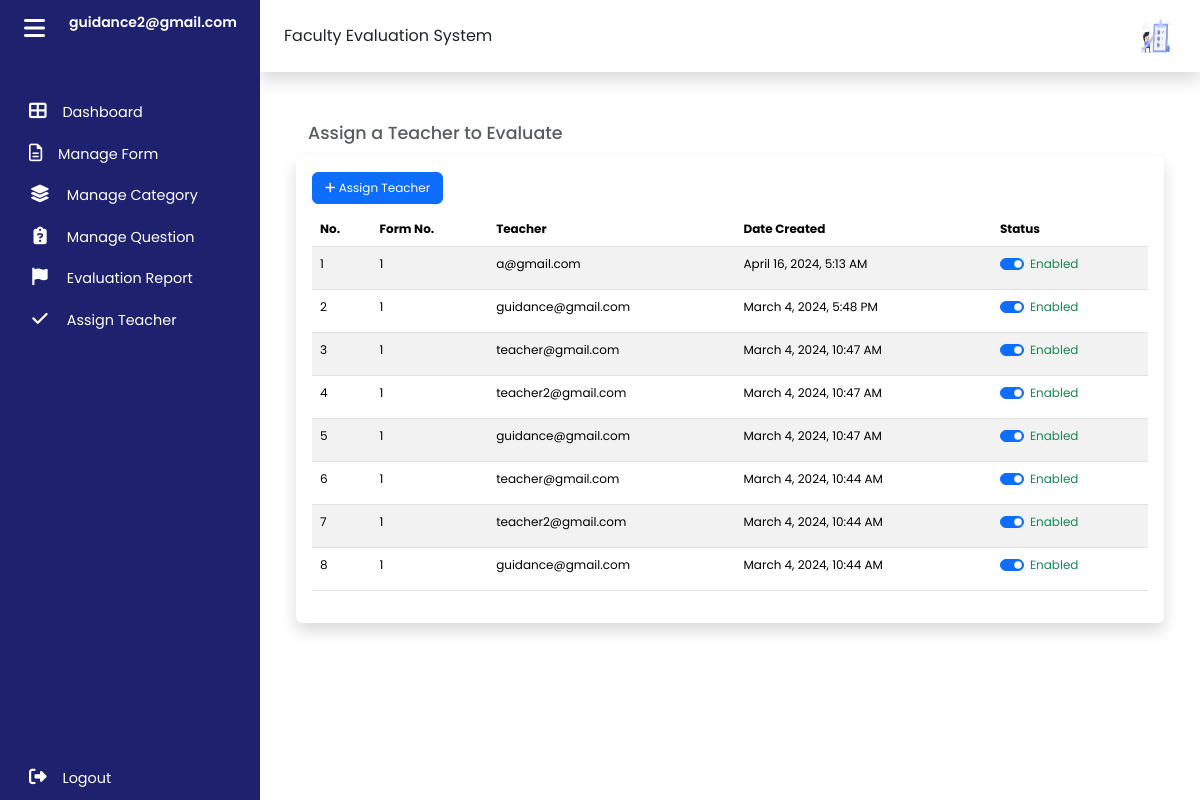
The app's page /guidance/assign.php (signed in) with its own data.
### tables this page shows
CREATE TABLE `user` (
  `id` int(11) NOT NULL,
  `user-id` varchar(50) NOT NULL,
  `firstname` varchar(50) NOT NULL,
  `lastname` varchar(50) NOT NULL,
  `email` varchar(50) NOT NULL,
  `password` varchar(20) NOT NULL,
  `created_by` int(11) NOT NULL,
  `type` varchar(15) NOT NULL,
  `department` int(11) NOT NULL,
  `date_created` date DEFAULT current_timestamp(),
  `date_updated` date DEFAULT NULL
);

CREATE TABLE `tbl_assign` (
  `id` int(11) NOT NULL,
  `instructor_id` int(11) NOT NULL,
  `evaluation_form_id` int(11) NOT NULL,
  `user_id` int(11) NOT NULL,
  `is_active` int(11) NOT NULL DEFAULT 1,
  `date_created` timestamp NULL DEFAULT NULL,
  `date_updated` timestamp NULL DEFAULT NULL
);

CREATE TABLE `tbl_evaluation_form` (
  `id` int(11) NOT NULL,
  `category_id` int(11) NOT NULL,
  `form_no` varchar(50) NOT NULL,
  `form_description` varchar(255) NOT NULL,
  `user_id` int(11) NOT NULL,
  `is_active` int(11) NOT NULL DEFAULT 1,
  `created_at` timestamp NOT NULL DEFAULT current_timestamp(),
  `updated_at` timestamp NULL DEFAULT NULL
);

### guidance/assign.php (the view, shortened to what this page needs)
<?php
    include "../connect.php";
?>
<!DOCTYPE html>
<html lang="en">
<head>
    <link href="https://cdn.jsdelivr.net/npm/bootstrap@5.3.2/dist/css/bootstrap.min.css" rel="stylesheet"
>
    <link rel="stylesheet" type="text/css" href="https://cdn.datatables.net/1.11.5/css/dataTables.bootstrap5.min.css">
    <link rel="stylesheet" href="../admin/css/dashboard.css">
    <link rel="stylesheet" href="https://cdn.datatables.net/2.0.1/css/dataTables.bootstrap5.css">
    <link rel="stylesheet" href="https://cdn.datatables.net/2.0.1/css/dataTables.bootstrap5.min.css">
</head>
<body>
    <div class="wrapper">
    <aside id="sidebar"  class="expand">
            <div class="d-flex">
                <button class="toggle-btn" type="button">
                    <i class="fa-solid fa-bars"></i>
                </button>
                <div class="sidebar-logo">
                    <a href="#">
                        <?php
                        $userId = $_SESSION['user_id'];
                        $userId = mysqli_real_escape_string($con, $userId);
                        $sql = "SELECT email FROM user WHERE id = '$userId'";
                        if ($result = mysqli_query($con, $sql)) {
                            if (mysqli_num_rows($result) > 0) {
                                $row = mysqli_fetch_assoc($result);
                                $userEmail = $row['email'];
                                echo "<p style='font-size:14px;'>$userEmail</p>";
                            } else {
                                echo "User not found";
                            }
                        } else {
                            echo "Error: " . mysqli_error($con);
                        }
                        ?>
                    </a>
                </div>
            </div>
            <ul class="sidebar-nav">
                <li class="sidebar-item ">
                    <a href="dashboard.php" class="sidebar-link">
                        <i class="fa-solid fa-table-cells-large"></i>
                        <span>Dashboard</span>
                    </a>
                </li>
                <li class="sidebar-item">
                    <a href="form.php" class="sidebar-link">
                        <i class="fa-regular fa-file-lines"></i>
                        <span>Manage Form</span>
                    </a>
                </li>
                <li class="sidebar-item">
                    <a href="category.php" class="sidebar-link">
                        <i class="fa-solid fa-layer-group fa-fw"></i>
                        <span>Manage Category</span>
                    </a>
                </li>
                <li class="sidebar-item">
                    <a href="question.php" class="sidebar-link">
                        <i class="fa-solid fa-clipboard-question fa-fw"></i>
                        <span>Manage Question</span>
                    </a>
                </li>
                <li class="sidebar-item">
                    <a href="report.php" class="sidebar-link">
                        <i class="fa-solid fa-flag fa-fw"></i>
                        <span>Evaluation Report</span>
                    </a>
                </li>
                <li class="sidebar-item">
                    <a href="assign.php" class="sidebar-link">
                        <i class="fa-solid fa-check fa-fw"></i>
                        <span>Assign Teacher</span>
                    </a>
                </li>
            </ul>
            <div class="sidebar-footer">
                <a href="../logout.php" class="sidebar-link">
                <i class="fas fa-sign-out-alt"></i>
                    <span>Logout</span>
                </a>
            </div>
        </aside>
        <div class="main">
            <nav class="navbar navbar-expand px-4 py-3 shadow p-3 mb-5 bg-body roundedsticky-top">
                <div class="navbar-collapse">
                    <label for="">Faculty Evaluation System</label>
                </div>
                <div class="navbar-collapse collapse">
                    <ul class="navbar-nav ms-auto">
                        <li class="nav-item dropdown">
                            <a href="#" data-bs-toggle="dropdown" class="nav-icon pe-md-0">
                                <img src="../img/cartoon-man-leaving-review.jpg" class="avatar img-fluid" alt="">
                            </a>
                        </li>
                    </ul>
                </div>
            </nav>
                <h5>
                <small class="text-muted p-5">Assign a Teacher to Evaluate</small>
                </h5>
                <div id="page-content" class="col-md-12 px-5 py-1">
    <div class="row">
        <div class="shadow p-3 mb-5 bg-body rounded">
        <button type="button" class="btn btn-primary mx-auto" style="font-size: 12px !important;" data-bs-toggle="modal" data-bs-target="#staticBackdrop">
    <i class="fa-solid fa-plus"></i> Assign Teacher
</button>
<div class="table-responsive">
    <table id="example" class="table table-striped" style="width:100%; font-size: 12px !important;">
        <thead>
            <tr>
                <th>No.</th>
                <th>Form No.</th>
                <th>Teacher</th>
                <th>Date Created</th>
                 <th>Status</th>
            </tr>
        </thead>
        <tbody>
            <?php
            $sqlquery = mysqli_query($con, "SELECT * FROM tbl_assign ORDER BY id DESC;");
            $i = 1;
            while ($rows = mysqli_fetch_array($sqlquery)) {
            ?>
            <tr>
                <td><?php echo $i++; ?></td>
                <td>
                    <?php
                    $formID = $rows['evaluation_form_id'];
                    $formQuery = mysqli_query($con, "SELECT form_no FROM tbl_evaluation_form WHERE id = $formID");
                    $formRow = mysqli_fetch_assoc($formQuery);
                    echo $formRow['form_no'];
                    ?>
                </td>
                <td>
                    <?php
                    $teacherID = $rows['instructor_id'];
                    $teacherQuery = mysqli_query($con, "SELECT email FROM user WHERE id = $teacherID");
                    $teacherRow = mysqli_fetch_assoc($teacherQuery);
                    echo $teacherRow['email'];
                    ?>
                </td>
                <td><?php echo date('F j, Y, g:i A', strtotime($rows['date_created'])); ?></td>
                <td>
                <div class="form-check form-switch">
                    <input class="form-check-input enable-toggle" type="checkbox" data-enable-id="<?php echo $rows['id']; ?>" <?php echo ($rows['is_active'] == 1) ? 'checked' : ''; ?>>
                    <label class="form-check-label <?php echo ($rows['is_active'] == 1) ? 'text-success' : 'text-secondary'; ?>">
                        <?php echo ($rows['is_active'] == 1) ? 'Enabled' : 'Disabled'; ?>
                    </label>
                </div>
                </td>
            </tr>
            <?php
            }
            ?>
        </tbody>
    </table>
</div>
        </div>
    </div>
</div>
</body>
</html>

### admin/css/dashboard.css (style rules this page uses)
a { text-decoration: none; }
li { list-style: none; }
body { font-family: 'Poppins', sans-serif; }
.wrapper { display: flex; }
.main { display: flex; flex-direction: column; min-height: 100vh; width: 100%; overflow: hidden; transition: all 0.35s ease-in-out; background-color: #fff; min-width: 0; }
#sidebar { width: 70px; min-width: 70px; z-index: 1000; transition: all .25s ease-in-out; background-color: #1d216e !important; display: flex; flex-direction: column; }
#sidebar.expand { width: 260px; min-width: 260px; }
.toggle-btn { background-color: transparent; cursor: pointer; border: 0; padding: 1rem 1.5rem; }
.toggle-btn i { font-size: 1.5rem; color: #FFF; }
.sidebar-logo { margin: auto 0; }
.sidebar-logo a { color: #FFF; font-size: 1.15rem; font-weight: 600; }
#sidebar.expand .sidebar-logo, #sidebar.expand a.sidebar-link span { animation: fadeIn .25s ease; }
.sidebar-nav { padding: 2rem 0; flex: 1 1 auto; }
a.sidebar-link { padding: .625rem 1.625rem; color: #FFF; display: block; font-size: 0.9rem; white-space: nowrap; border-left: 3px solid transparent; }
.sidebar-link i, .dropdown-item i { font-size: 1.1rem; margin-right: .75rem; }
.sidebar-item { position: relative; }
.navbar { background-color: #ffffff; box-shadow: 0 0 2rem 0 rgba(33, 37, 41, .1); }
.navbar-expand .navbar-collapse { min-width: 200px; }
.avatar { height: 40px; width: 40px; }

### records on screen
user: email "guidance2@gmail.com"
tbl_assign: evaluation_form.form_no "1", user.email "a@gmail.com", date_created "April 16, 2024, 5:13 AM", is_active "☑", shows "Enabled"
tbl_assign: evaluation_form.form_no "1", user.email "guidance@gmail.com", date_created "March 4, 2024, 5:48 PM", is_active "☑", shows "Enabled"
tbl_assign: evaluation_form.form_no "1", user.email "teacher@gmail.com", date_created "March 4, 2024, 10:47 AM", is_active "☑", shows "Enabled"
tbl_assign: evaluation_form.form_no "1", user.email "teacher2@gmail.com", date_created "March 4, 2024, 10:47 AM", is_active "☑", shows "Enabled"
tbl_assign: evaluation_form.form_no "1", user.email "guidance@gmail.com", date_created "March 4, 2024, 10:47 AM", is_active "☑", shows "Enabled"
tbl_assign: evaluation_form.form_no "1", user.email "teacher@gmail.com", date_created "March 4, 2024, 10:44 AM", is_active "☑", shows "Enabled"
tbl_assign: evaluation_form.form_no "1", user.email "teacher2@gmail.com", date_created "March 4, 2024, 10:44 AM", is_active "☑", shows "Enabled"
tbl_assign: evaluation_form.form_no "1", user.email "guidance@gmail.com", date_created "March 4, 2024, 10:44 AM", is_active "☑", shows "Enabled"
